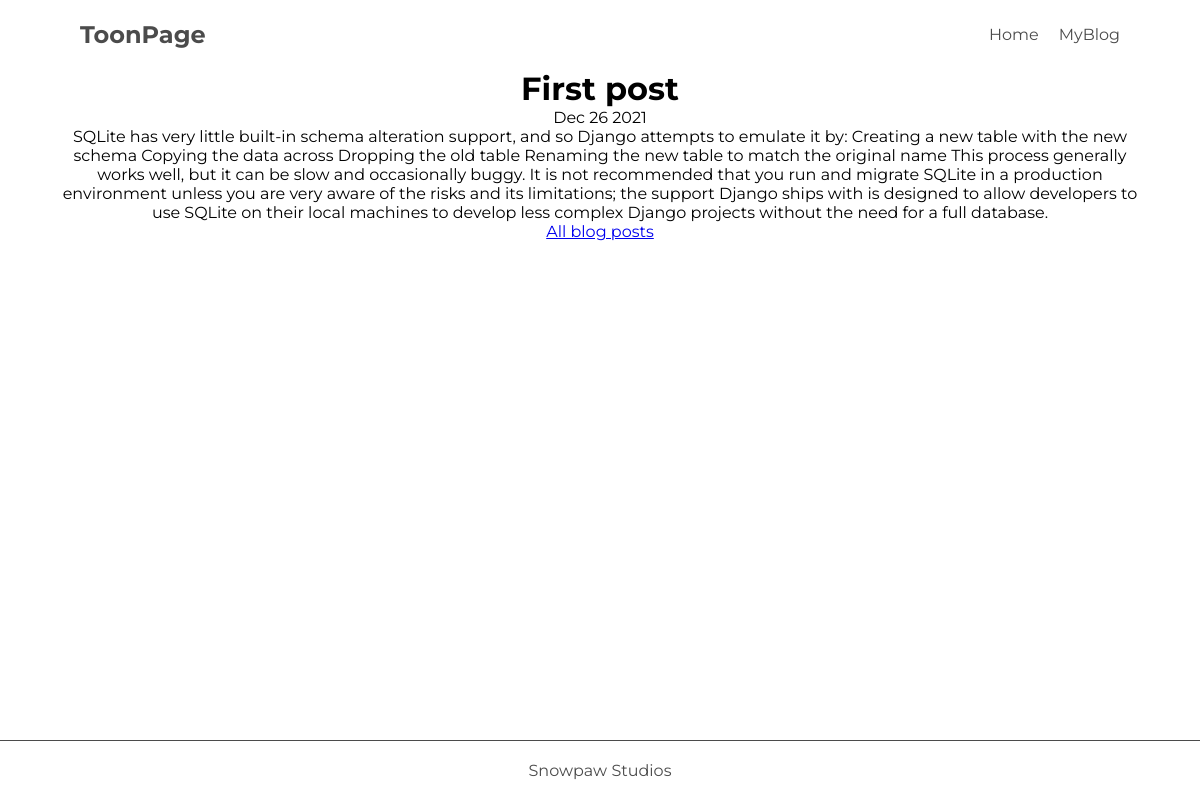
Page /blog/1/ on the committed database.
### blog/models.py (models this page shows, shortened)
class Blog(models.Model):
    title = models.CharField(max_length=100)
    created_at = models.DateField(default= date.today)
    content = models.TextField()

### blog/views.py (the view)
# urls.py: path('<int:post_id>/', views.detail, name='detail'),
def detail(request, post_id):
    post = get_object_or_404(Blog, pk=post_id)
    return render(request, 'blog/detail.html', {'post': post} )

### blog/templates/blog/detail.html
{% extends 'portfolio/base.html' %}
{% block content %}
<h1>{{post.title}}</h1>
<p>{{post.created_at|date:'M d Y'}}</p>
<p>{{post.content|safe}}</p>
<p><a href="{% url 'blog:blog-home' %}">All blog posts</a></p>
{% endblock %}

### portfolio/static/portfolio/style.css (style rules this page uses)
* { padding: 0; margin: 0; box-sizing: border-box; font-family: 'Montserrat', sans-serif; }
Html { height: 100% }
Body { min-height: 100%; display: flex; flex-direction: column; }

### rows in the picture
Blog: title "First post", created_at "Dec 26 2021", content "SQLite has very little built-in schema alteration support, and so Django attempts to emulate it by: Creating a new table with the new schema Copying the data across Dropping the old table Renaming the new table to match the original name This process generally works well, but it can be slow and occasionally buggy. It is not recommended that you run and migrate SQLite in a production environment unless you are very aware of the risks and its limitations; the support Django ships with is designed to allow developers to use SQLite on their local machines to develop less complex Django projects without the need for a full database."
